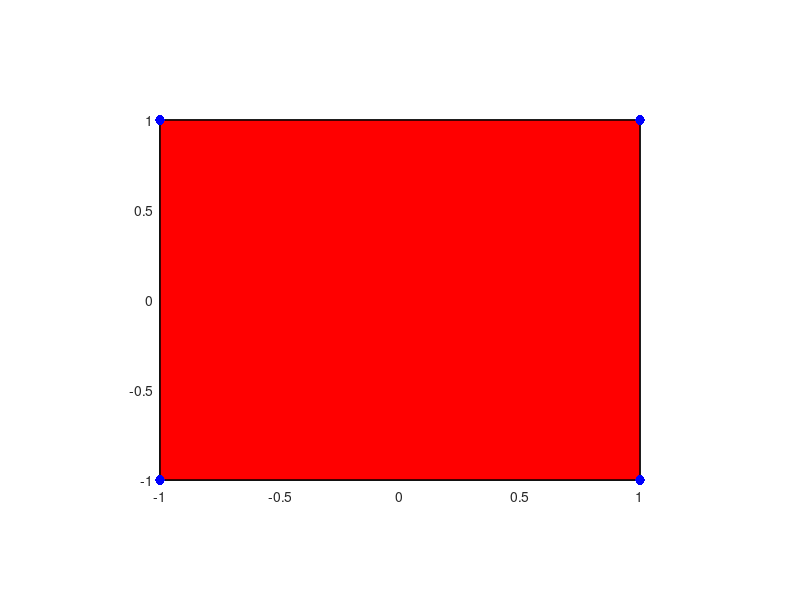

Write the MATLAB code that produced this figure. (Note: this script raises an error after producing the figure.)
format compact
axes('Position',[0.2 0.2 0.6 0.6]);
vert = [-1 -1 -1;  1 -1 -1;  1  1 -1; -1  1 -1;
         -1 -1  1;  1 -1  1;  1  1  1; -1  1  1];
fac = [1 2 3 4; ...
    5 6 7 8; ...
    1 2 6 5; ...
    2 3 7 6; ...
    3 4 8 7; ...
    4 1 5 8];
patch('Faces',fac,'Vertices',vert,'FaceColor','r', 'Marker', 'o','MarkerSize', 7, 'MarkerFaceColor', 'b');
material shiny;
alpha(0.8);
alphamap('rampdown');
view(30,30);